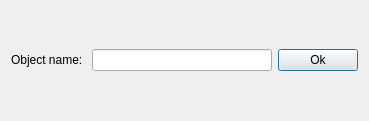
<?xml version="1.0" encoding="UTF-8"?>
<ui version="4.0">
 <class>AddObject</class>
 <widget class="QDialog" name="AddObject">
  <property name="geometry">
   <rect>
    <x>0</x>
    <y>0</y>
    <width>369</width>
    <height>121</height>
   </rect>
  </property>
  <property name="windowTitle">
   <string>Dialog</string>
  </property>
  <layout class="QVBoxLayout" name="verticalLayout">
   <item>
    <layout class="QHBoxLayout" name="horizontalLayout">
     <item>
      <widget class="QLabel" name="label">
       <property name="text">
        <string>Object name: </string>
       </property>
      </widget>
     </item>
     <item>
      <widget class="QLineEdit" name="lineEdit"/>
     </item>
     <item>
      <widget class="QPushButton" name="objectSelected">
       <property name="text">
        <string>Ok</string>
       </property>
      </widget>
     </item>
    </layout>
   </item>
  </layout>
 </widget>
 <resources/>
 <connections/>
</ui>
